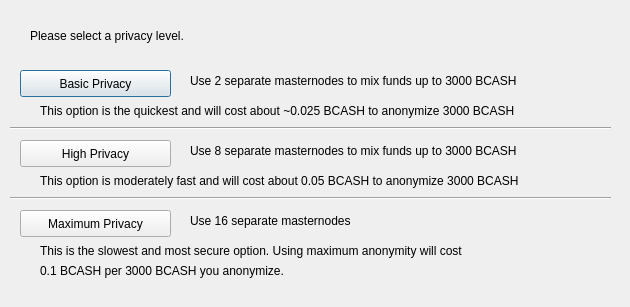
<?xml version="1.0" encoding="UTF-8"?>
<ui version="4.0">
 <class>DarksendConfig</class>
 <widget class="QDialog" name="DarksendConfig">
  <property name="geometry">
   <rect>
    <x>0</x>
    <y>0</y>
    <width>630</width>
    <height>307</height>
   </rect>
  </property>
  <property name="windowTitle">
   <string>Configure PrivateSend</string>
  </property>
  <widget class="QPushButton" name="buttonBasic">
   <property name="geometry">
    <rect>
     <x>20</x>
     <y>70</y>
     <width>151</width>
     <height>27</height>
    </rect>
   </property>
   <property name="text">
    <string>Basic Privacy</string>
   </property>
  </widget>
  <widget class="QPushButton" name="buttonHigh">
   <property name="geometry">
    <rect>
     <x>20</x>
     <y>140</y>
     <width>151</width>
     <height>27</height>
    </rect>
   </property>
   <property name="text">
    <string>High Privacy</string>
   </property>
  </widget>
  <widget class="QPushButton" name="buttonMax">
   <property name="geometry">
    <rect>
     <x>20</x>
     <y>210</y>
     <width>151</width>
     <height>27</height>
    </rect>
   </property>
   <property name="text">
    <string>Maximum Privacy</string>
   </property>
  </widget>
  <widget class="QLabel" name="label">
   <property name="geometry">
    <rect>
     <x>30</x>
     <y>20</y>
     <width>571</width>
     <height>31</height>
    </rect>
   </property>
   <property name="text">
    <string>Please select a privacy level.</string>
   </property>
  </widget>
  <widget class="QLabel" name="label_2">
   <property name="geometry">
    <rect>
     <x>190</x>
     <y>70</y>
     <width>421</width>
     <height>21</height>
    </rect>
   </property>
   <property name="text">
    <string>Use 2 separate masternodes to mix funds up to 3000 BCASH</string>
   </property>
  </widget>
  <widget class="QLabel" name="label_3">
   <property name="geometry">
    <rect>
     <x>190</x>
     <y>140</y>
     <width>411</width>
     <height>21</height>
    </rect>
   </property>
   <property name="text">
    <string>Use 8 separate masternodes to mix funds up to 3000 BCASH</string>
   </property>
  </widget>
  <widget class="QLabel" name="label_4">
   <property name="geometry">
    <rect>
     <x>190</x>
     <y>210</y>
     <width>421</width>
     <height>21</height>
    </rect>
   </property>
   <property name="text">
    <string>Use 16 separate masternodes</string>
   </property>
  </widget>
  <widget class="QLabel" name="label_6">
   <property name="geometry">
    <rect>
     <x>40</x>
     <y>100</y>
     <width>561</width>
     <height>21</height>
    </rect>
   </property>
   <property name="text">
    <string>This option is the quickest and will cost about ~0.025 BCASH to anonymize 3000 BCASH</string>
   </property>
  </widget>
  <widget class="QLabel" name="label_7">
   <property name="geometry">
    <rect>
     <x>40</x>
     <y>170</y>
     <width>561</width>
     <height>21</height>
    </rect>
   </property>
   <property name="text">
    <string>This option is moderately fast and will cost about 0.05 BCASH to anonymize 3000 BCASH</string>
   </property>
  </widget>
  <widget class="QLabel" name="label_8">
   <property name="geometry">
    <rect>
     <x>40</x>
     <y>240</y>
     <width>561</width>
     <height>21</height>
    </rect>
   </property>
   <property name="text">
    <string>This is the slowest and most secure option. Using maximum anonymity will cost</string>
   </property>
  </widget>
  <widget class="QLabel" name="label_9">
   <property name="geometry">
    <rect>
     <x>40</x>
     <y>260</y>
     <width>561</width>
     <height>21</height>
    </rect>
   </property>
   <property name="text">
    <string>0.1 BCASH per 3000 BCASH you anonymize.</string>
   </property>
  </widget>
  <widget class="Line" name="line">
   <property name="geometry">
    <rect>
     <x>10</x>
     <y>120</y>
     <width>601</width>
     <height>16</height>
    </rect>
   </property>
   <property name="orientation">
    <enum>Qt::Horizontal</enum>
   </property>
  </widget>
  <widget class="Line" name="line_2">
   <property name="geometry">
    <rect>
     <x>10</x>
     <y>190</y>
     <width>601</width>
     <height>16</height>
    </rect>
   </property>
   <property name="orientation">
    <enum>Qt::Horizontal</enum>
   </property>
  </widget>
 </widget>
 <resources/>
 <connections/>
</ui>
